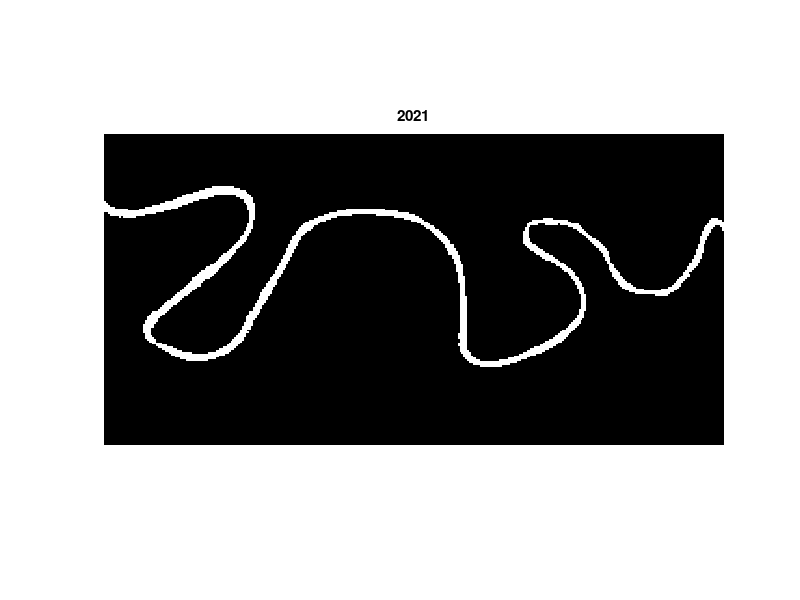

Reproduce this figure in MATLAB. (Note: this script raises an error after producing the figure.)
%% rivmapcuiaba_menorMAP Demo - This demo is a walkthrough demonstrating many of the
% functions included in the rivmapcuiaba_menorMAP toolbox. The demo is best experienced by
% running blocks of code at a time by highlighting the lines to run and
% either pressing F9 or right-clicking and choosing "Evaluate Selection."
% A supplemental .docx file is also provided to show results and provide
% further explanation. Cell numbering in this script corresonds to
% numbering in that document.

%% 1 - Load data
% Load the data to analyze - The data are from the middle of R6. See the 
% reach in Google Earth Engine: https://earthengine.google.com/timelapse/#v=-9.5,-74.13468,9.148,latLng&t=2.73
% Specifically, a bounding box was drawn in R6 with the following limits:
% xl = [706 2050];
% yl = [1715 3537];
% The entire R6 box is not provided in this demo. You must change the path
% to the rivmapcuiaba_menorMAP folder you downloaded.
rivmapcuiaba_menorMAP_path = 'C:\Users\renan\Unifesp\Iniciação Científica\ESTIMATIVA DA CONCENTRAÇÃO DE SEDIMENTOS EM SUSPENSÃO NA BACIA HIDROGRÁFICA DO RIO TAQUARIMS\rivmap_pantanal\pantanal';
cd(rivmapcuiaba_menorMAP_path)

load('rivmapcuiaba_menor.mat')

% Clear the workspace
close all; clearvars -except rivmapcuiaba_menor; clc;

% Turn off image size plotting warning
warning('off','images:initSize:adjustingMag');

% Data are stored in a structure called 'rivmapcuiaba_menor.' There are currently two
% substructures in rivmapcuiaba_menor: 'meta' and 'im.' meta contains the year, exit
% sides, and nominal channel width of the channel. Run the following lines
% to see what these values are for 1984.
disp(['Exit sides are ',num2str(rivmapcuiaba_menor(1).meta.exit_sides),'.']);
disp(['Year is ',num2str(rivmapcuiaba_menor(1).meta.year),'.']);
disp(['Nominal channel width is ',num2str(rivmapcuiaba_menor(1).meta.Wn),'.']);

% In the 'im' substructure, there are two binary channel masks: 'hc'
% (hydraulically-connected) and 'st' (single-thread). The 'st' images were
% created from the 'hc' images by removing secondary channels.

%% 2. Plot channel masks

% Let's look at the 32 years of hydraulically-connected channel mask stored
% in the 'im.hc' substructure.
close all
for i = 1:numel(rivmapcuiaba_menor)
    I = rivmapcuiaba_menor(i).im.st;
    imshow(I)
    title(rivmapcuiaba_menor(i).meta.year)
    pause(0.1)
end

%% 3. Analyze one year of planform characteristics

% Now we will walk through one year of planform analysis
i = 1; % We will analyze the first element in the structure (can change i if you want to analyze a different year)
plotornot = 1; % We want to plot our results

% Load the variables we need from the rivmapcuiaba_menor structure
Wn = rivmapcuiaba_menor(i).meta.Wn; % nominal width
Ist = rivmapcuiaba_menor(i).im.st; % single-thread channel mask
Ihc = rivmapcuiaba_menor(i).im.hc; % hydraulically-connected channel mask
es = rivmapcuiaba_menor(i).meta.exit_sides; % exit sides

%% 3a. Compute the centerline
close all
[cl, Icl] = centerline_from_mask(Ist,es,Wn,plotornot);

%% 3b. Compute the banklines
close all
banks = banklines_from_mask(Ist, es, plotornot);

%% 3c. Along-channel widths

% Channel width at each pixel from banklines
Wbl = width_from_banklines(cl, banks{1}, banks{2}, Wn);

Wavg = mean(Wbl(isnan(Wbl)==0)); % average of pixel-wise widths - note that it doesn't quite agree with our nominal channel width (Wn), but this is fine since Wn is just used to parameterize buffer boxes

% Channel width from mask at specified spacing
spacing = Wn/2;
[Wm, SWm] = width_from_mask(Ist, cl, spacing);

% Let's plot the two width methods to see how they compare
% First, we need to compute the streamwise distance along the centerline
S = [0; cumsum(sqrt(diff(cl(:,1)).^2+diff(cl(:,2)).^2))];

% Now plot both widths
close all
plot(S,Wbl); hold on
plot(SWm,Wm,'r');
xlabel('streamwise distance, pixels'); ylabel('width, pixels')
legend('W_c_l','W_m_a_s_k')

%% 3d. Angles and curvatures

% Now we will compute channel direction (angles) and curvatures of the
% centerline. We will first smooth the centerline.
cls = savfilt(cl,Wn);

% Channel directions
A = angles(cls);

% Centerline curvatures
C = curvatures(cls);

% Plot angles and curvatures
close all;
subplot(2,1,1)
plot(S,A);
xlabel('streamwise distance, pixels'); ylabel('channel direction, radians')
subplot(2,1,2)
plot(S,C,'r');
ylim([-0.2 0.2])
xlabel('streamwise distance, pixels'); ylabel('curvature, pixels^-^1')

% Two things of note: (1) Curvature is quite noisy. This is typical when
% estimating second-derivmapcuiaba_menorative quantities. For smoother curvatures, the
% centerline could be smoothed mulitple times and/or with a larger window.
% (2) The ends of both signals are somewhat noisy--this is an artifact of
% how the savfilt smoother handles end cases. 

%% 3e. Reach-averaged widths

% Finally, we can compute the average width for the entire reach
Wra = sum(sum(Ist))/S(end);

% This value agrees fairly well with the average of widths computed on a
% pixel-wise basis:
Wra
Wavg

%% 4. Process all years
% If you want to skip this processing, you can load in the variable
% 'rivmapcuiaba_menor_processed' contained in the rivmapcuiaba_menorMAP demo folder.
plotornot = 0; % Don't plot
for i = 1:numel(rivmapcuiaba_menor)
    
    % Load variables
    Wn = rivmapcuiaba_menor(i).meta.Wn;
    I = rivmapcuiaba_menor(i).im.st;
    es = rivmapcuiaba_menor(i).meta.exit_sides;

    % Centerline
    [cl, Icl] = centerline_from_mask(I,es,Wn,plotornot);
    cls = savfilt(cl,Wn);

    % Banklines
    banks = banklines_from_mask(I, rivmapcuiaba_menor(i).meta.exit_sides, plotornot);
    lb = banks{1}; 
    rb = banks{2};
    
    % Smooth banklines
    lbs = savfilt(lb,round(1.5*Wn));
    rbs = savfilt(rb,round(1.5*Wn));

    % Channel width
    W = width_from_banklines(cl, lb, rb, Wn);
    Wavg = mean(W(isnan(W)==0)); % average of nodewise widths

    % Distance between nodes (along-stream distance)
    S = [0; cumsum(sqrt(diff(cl(:,1)).^2+diff(cl(:,2)).^2))];

    % Channel directions
    A = angles(cls);

    % Centerline curvatures
    C = curvatures(cls);

    % Reach average width
    Wra = sum(sum(I))/S(end);

    % Save variables - we create a new substructure called 'vec' to store
    % vector-based variables
    rivmapcuiaba_menor(i).vec.cl = cl;
    rivmapcuiaba_menor(i).vec.cls = cls;
    rivmapcuiaba_menor(i).vec.lb = lb;
    rivmapcuiaba_menor(i).vec.lbs = lbs;
    rivmapcuiaba_menor(i).vec.rb = rb;
    rivmapcuiaba_menor(i).vec.rbs = rbs;

    rivmapcuiaba_menor(i).vec.W = W;
    rivmapcuiaba_menor(i).vec.Wavg = Wavg; % Average of pointwise widths
    rivmapcuiaba_menor(i).vec.Wra = Wra; % Reach average width
    rivmapcuiaba_menor(i).vec.S = S;
    rivmapcuiaba_menor(i).vec.A = A;
    rivmapcuiaba_menor(i).vec.C = C;
    rivmapcuiaba_menor(i).vec.cl_len = S(end); % Total centerline length

    rivmapcuiaba_menor(i).im.cl = Icl; % Store the image of the centerline also

    disp(['Year ',num2str(i),'/',num2str(numel(rivmapcuiaba_menor)),' is finished.'])
end
save('rivmapcuiaba_menor','rivmapcuiaba_menor')

%% 5. Plot all years
close all
for i = 1:numel(rivmapcuiaba_menor)
    imshow(rivmapcuiaba_menor(i).im.st); hold on
    plot(rivmapcuiaba_menor(i).vec.cls(:,1),rivmapcuiaba_menor(i).vec.cls(:,2),'b','linewidth',1.5);
    plot(rivmapcuiaba_menor(i).vec.lb(:,1),rivmapcuiaba_menor(i).vec.lb(:,2),'m','linewidth',1.5)
    plot(rivmapcuiaba_menor(i).vec.rb(:,1),rivmapcuiaba_menor(i).vec.rb(:,2),'m','linewidth',1.5)
    title(rivmapcuiaba_menor(i).meta.year)
    pause(0.2)
end

% Note that if you want to plot banklines, centerlines without plotting on
% top of an image, you need to multiply the y-coordinates by -1. This is
% because the origin for images is at the top-left of the image, while for
% ordinary plotting the origin is at the bottom-left. E.g.

% close all
% plot(rivmapcuiaba_menor(1).vec.cls(:,1),-rivmapcuiaba_menor(1).vec.cls(:,2),'b','linewidth',1.5); axis equal; hold on
% plot(rivmapcuiaba_menor(1).vec.lb(:,1),-rivmapcuiaba_menor(1).vec.lb(:,2),'m','linewidth',1.5)
% plot(rivmapcuiaba_menor(1).vec.rb(:,1),-rivmapcuiaba_menor(1).vec.rb(:,2),'m','linewidth',1.5)


%% 6. Compute migrations

% Compute changes in time (migrations, erosions, accrections, cutoffs).
% Results related to migration are stored in a new substructure called
% 'mig.' This substructure contains two sub-substructures: (1) 'cl' is used
% to store results related to centerline migrations, and (2) 'mask' stores
% results from mask differencing (erosion/accretion).
for i = 1:numel(rivmapcuiaba_menor)-1 %
    
    % Find index of next time step (for cases where data is missing from a
    % year)
    for jj = (i+1):numel(rivmapcuiaba_menor)
        if isempty(rivmapcuiaba_menor(jj).vec) == 0
            i2 = jj;
            break
        end
    end
    
    % Compute centerline migration areas and find cutoffs
    cl1 = rivmapcuiaba_menor(i).vec.cls; % We are using the smooth centerlines but can also use unsmoothed
    cl2 = rivmapcuiaba_menor(i2).vec.cls;
    es1 = rivmapcuiaba_menor(i).meta.exit_sides;
    es2 = rivmapcuiaba_menor(i2).meta.exit_sides;
    sizeI = size(rivmapcuiaba_menor(i).im.cl);
    [Imig,Icutsall,cutidcs,cutarea,cutlen,chutelen] = migration_cl(cl1, cl2, es1, es2, Wn, sizeI);
    % Compute erosion/accretion areas and associated cutoffs
    I1 = rivmapcuiaba_menor(i).im.st;
    I2 = rivmapcuiaba_menor(i2).im.st;
    [Ie,Ia,Inc,Icutsm] = migration_mask(I1,I2,Wn);
    
    % Store results
    rivmapcuiaba_menor(i).mig.cl.Imig = Imig;
    rivmapcuiaba_menor(i).mig.cl.Icuts = Icutsall;
    rivmapcuiaba_menor(i).mig.cl.cutidcs = cutidcs;
    rivmapcuiaba_menor(i).mig.cl.cutareas = cutarea;
    rivmapcuiaba_menor(i).mig.cl.cutlen = cutlen;
    rivmapcuiaba_menor(i).mig.cl.chutelen = chutelen;

    
    rivmapcuiaba_menor(i).mig.mask.Ie = Ie;
    rivmapcuiaba_menor(i).mig.mask.Ia = Ia;
    rivmapcuiaba_menor(i).mig.mask.Inc = Inc;
    rivmapcuiaba_menor(i).mig.mask.Icuts = Icutsm;
    
    disp(['Year ',num2str(i),'/',num2str(numel(rivmapcuiaba_menor)-1),' is finished.'])
end
save('rivmapcuiaba_menor','rivmapcuiaba_menor')

%% 7. Plot migration maps

% At this point, we have computed all the planform changes supported by 
% rivmapcuiaba_menorMAP. Now we will look at some results.

% First, let's look at the total migrated area across all times. We will
% initialize a blank image, loop through all the migrated images and mark
% each migrated pixel as true (1) in the blank image.
Imig = false(size(rivmapcuiaba_menor(1).im.st)); % initialize image
Ie = false(size(rivmapcuiaba_menor(1).im.st)); % initialize image
Ia = false(size(rivmapcuiaba_menor(1).im.st)); % initialize image
Icuts = false(size(rivmapcuiaba_menor(1).im.st)); % initialize image
for i = 1:numel(rivmapcuiaba_menor)-1
    Imig(rivmapcuiaba_menor(i).mig.cl.Imig) = true;
    Ie(rivmapcuiaba_menor(i).mig.mask.Ie) = true;
    Ia(rivmapcuiaba_menor(i).mig.mask.Ia) = true;
    Icuts(rivmapcuiaba_menor(i).mig.cl.Icuts) = true;
    yrs(i) = rivmapcuiaba_menor(i).meta.year;
end

% Centerline migrated area map
close all
subplot(1,3,1)
subimage(Imig)
title('Migrated area (cl)','fontsize',16)

% We can also plot the areas colored as a function of time
Imigc = zeros(size(rivmapcuiaba_menor(1).im.st)); % initialize image (use zeros instead of false so that we can store non-binary numbers)
for i = 1:numel(rivmapcuiaba_menor)-1
    Imigc(rivmapcuiaba_menor(i).mig.cl.Imig) = i;
    yrs(i) = rivmapcuiaba_menor(i).meta.year;
end
subplot(1,3,2)
cmap = colormap(parula(numel(rivmapcuiaba_menor)));
subimage(Imigc, cmap);
cb = colorbar;
ytix = [2:5:30]/(numel(rivmapcuiaba_menor)-1);
ytixl = yrs(2:5:30);
set(cb,'ytick',ytix,'yticklabel',ytixl)
title('Migrated area, colored by year','fontsize',16)

% Erosion/accretion map
subplot(1,3,3)
Iaeplot = imfuse(Ie,Ia);
subimage(Iaeplot)
title('Erosion (green) and accretion (magenta)','fontsize',16)
set(gcf, 'Position', get(0,'Screensize')-[-45 -30 120 120]); % Maximize figure size

%% 8. Plot cutoffs
close all
subplot(1,3,1);
subimage(Icuts) % It appears that five cutoffs have occurred
title('Binary map of cutoffs','fontsize',16)

% Let's plot the cutoffs again, but color them according to year
Icutc = zeros(size(rivmapcuiaba_menor(1).im.st)); % initialize image (use zeros instead of false so that we can store non-binary numbers)
for i = 1:numel(rivmapcuiaba_menor)-1
    Icutc(rivmapcuiaba_menor(i).mig.cl.Icuts) = i;
    yrs(i) = rivmapcuiaba_menor(i).meta.year;
end
subplot(1,3,2);
subimage(Icutc,cmap)
cb = colorbar;
ytix = [2:5:30]/(numel(rivmapcuiaba_menor)-1);
ytixl = yrs(2:5:30);
set(cb,'ytick',ytix,'yticklabel',ytixl)
title('Migrated area, colored by year','fontsize',16)
title('Cutoffs colored by year','fontsize',16)

% Now it appears there were six cutoffs. Let's plot cutoff areas in time to
% make sure.
for i = 1:numel(rivmapcuiaba_menor)-1
    n = numel(rivmapcuiaba_menor(i).mig.cl.cutareas);
    if n > 0
        cutareas(i,:) = rivmapcuiaba_menor(i).mig.cl.cutareas;
    end    
end
subplot(1,3,3)
b1 = bar(yrs,cutareas*900/10^6);
b1.FaceColor = 'b';
xlim([1983 2015])
ylabel('Cutoff area, km^2')
title('Cutoff areas through time')
set(gca,'fontsize',16)
set(gcf, 'Position', get(0,'Screensize')-[-45 -30 120 120]); % Maximize figure size
% Now we see there were seven total cutoffs.


%% 9. Annual reachwide migration rates

% Let's start by computing the average migration rate for the entire reach
% across all time. Average migration rate is computed as the migrated area
% divided by the centerline length--we have both stored in our rivmapcuiaba_menor 
% structure.
for i = 1:numel(rivmapcuiaba_menor)-1
    MAcl(i) = sum(sum(rivmapcuiaba_menor(i).mig.cl.Imig));
    MAe(i) = sum(sum(rivmapcuiaba_menor(i).mig.mask.Ie));
    MAa(i) = sum(sum(rivmapcuiaba_menor(i).mig.mask.Ia));
    len(i) = rivmapcuiaba_menor(i).vec.cl_len;
end
Mrcl = MAcl./len;
Mre = MAe./len;
Mra = MAa./len;

%% 9a. Reachwide migration through time
close all
plot(yrs,Mrcl*30,'r'); hold on
plot(yrs,Mre*30,'b');
legend('CL','Erosion','Accretion','location','best')
ylabel('Reach average migration rate, m/yr')
xlim([1984 2015])
set(gca,'fontsize',16)

%% 9b. Spatial variation of migration rates

% We can also see how migration rates change spatially by defining a
% meander-belt centerline and averaging migrations through time along this
% centerline. 

% The rivmapcuiaba_menorMAP function spatial_migration will compute a meander belt that
% encompasses all the migrated area, as well as a centerline of the meander
% belt. It returns the average migration rate along the meander belt
% centerline. We need to feed it a binary image of all channel positions
% along with the image of all migrations over the time period, and a cell
% containing all the centerline images.
clear Icp Icl Imig Ie Ia
for i = 1:numel(rivmapcuiaba_menor)
    Icp{i} = rivmapcuiaba_menor(i).im.st;
    Icl{i} = rivmapcuiaba_menor(i).im.cl;
end
for i = 1:numel(rivmapcuiaba_menor)-1
   Imig{i} = rivmapcuiaba_menor(i).mig.cl.Imig;
   Ie{i} = rivmapcuiaba_menor(i).mig.mask.Ie;
   Ia{i} = rivmapcuiaba_menor(i).mig.mask.Ia;
end

Wn = rivmapcuiaba_menor(1).meta.Wn;
es = rivmapcuiaba_menor(1).meta.exit_sides;
spacing = 2.1*Wn; % we'll compute migration rates every two channel widths
plotornot = 0;

% Populate our input cell for analyzing with spatial changes
Ianalyze{1} = Imig;
Ianalyze{2} = Ie;
Ianalyze{3} = Ia;

% Now we will call spatial_changes.
[Iout, Achan, cllen, belt] = spatial_changes(Icp, Icl, Ianalyze, spacing, Wn, es, plotornot);
% Unpack the results
Acl = Iout{1};
AE = Iout{2};
AA = Iout{3};
% To compute annual average migration rates, we divide Atot by lenavg, then 
% divide by the total number of elapsed years. Multiply by 30 to convert
% from pixels to meters.
nyrs = numel(rivmapcuiaba_menor)-1; % number of years of migrated area in the Imig image

% The variable 'belt' contains the info we need to reconstruct the meander
% belt boundaries and buffer polygons. Let's see what the segments look 
% like.
% First, make an image of all channel positions through time
Icp_all = false(size(Icp{1}));
Imig_all = Icp_all;
for i = 1:numel(Imig)
    Icp_all(Icp{i}) = true;
    Imig_all(Imig{i}) = true;
end
% Now plot the buffer polygons
close all
subplot(1,3,1)
subimage(Icp_all); hold on
plot(belt.lb(:,1),belt.lb(:,2),'m');
plot(belt.rb(:,1),belt.rb(:,2),'m');
for i = 1:length(belt.cl)
    plot([belt.lb(i,1) belt.cl(i,1) belt.rb(i,1)],[belt.lb(i,2) belt.cl(i,2) belt.rb(i,2)],'m')
end
xlim([0 size(Icp_all,2)])
ylim([0 size(Icp_all,1)])
title('Meander belt and segments','fontsize',16)

% Let's plot the results
subplot(1,3,2)
subimage(Imig_all); hold on
plot(belt.cl(:,1),belt.cl(:,2),'r.','markersize',8)
for i = 1:length(belt.cl)
    text(belt.cl(i,1)+5,belt.cl(i,2)+5,num2str(i),'color','r')
end
title('Meander belt centerline nodes','fontsize',16)

% Now plot the along-channel migration rates
M = sum(Acl./cllen,1)/nyrs*30;

subplot(1,3,3)
plot(M,1:numel(M),'k')
ylim([0 numel(M)])
ylabel('Along-stream distance in widths')
xlabel('Average annual migration rate, m/yr')
set(gca,'fontsize',14)
title('Spatial variation in migration rate','fontsize',16)
set(gcf, 'Position', get(0,'Screensize')-[-45 -30 120 120]); % Maximize figure size

%% 9c. Erosion and accretion rates

% We can also look at how erosion and accretion change in tandem
close all
subplot(3,1,1)
MAe = sum(AE./cllen,1)*30; % Conversion to m from pixels
MAa = sum(AA./cllen,1)*30;
plot(yrs,MAe,'k'); hold on 
plot(yrs,MAa,'r');
ylabel('Rate, m/yr')
axis tight
legend('Erosion','Accretion','location','best');
set(gca,'fontsize',14)
title('Erosion and accretion rates','fontsize',16)
xlim([1984 2014])

% We can see the erosion/accretion balance better by looking at their
% cumulative values for the reach
subplot(3,1,2)
plot(yrs,cumsum(MAe)*900/10^6,'k'); hold on % Converted to km^2
plot(yrs,cumsum(MAa)*900/10^6,'r')
legend('Erosion','Accretion','location','best')
ylabel('Cumulative area, km^2')
set(gca,'fontsize',14)
title('Cumulative erosion and accretion','fontsize',16)
xlim([1984 2014])

% Over this time period, nearly 100 km^2 more of erosion occurred than
% accretion. This indicates channel widening from 1996 onward, so we should
% see this if we plot average channel width. We will also plot the
% difference between the cumulative sums of erosion and accrection.
for i = 1:numel(rivmapcuiaba_menor)
    Wr_avg(i) = rivmapcuiaba_menor(i).vec.Wavg;
end
subplot(3,1,3)
[hAx,hLine1,hLine2] = plotyy(yrs,Wr_avg(1:31),yrs,(cumsum(MAe)-cumsum(MAa))*900/10^6);
hLine2.LineStyle = ':';
hLine2.LineWidth = 2;
hLine1.Color = 'k';
hLine2.Color = 'b';
hAx(1).YColor = 'k';
hAx(2).YColor = 'b';
set(hAx,'fontsize',14);
ylabel(hAx(2),'Cumulative(E) - Cumulative(A), km^2') % right y-axis
ylabel(hAx(1),'Average width, pixels') % left y-axis
ylim(hAx(2),[-10 25])
ylim(hAx(1),[18 30])
xlim([1984 2014])
leg = legend('Width','E-A','location','best');
set(leg,'fontsize',16)
title('Width and net erosion/accretion','fontsize',16)
set(gcf, 'Position', [46    31   729   960]); 

%% 10. Spacetime maps
% Make an image of areas computed by spatial_changes. The x-axis will be
% year; the y-axis will be the jth buffer polygon. We can compute the
% along-centerline distance of each buffer polygon from the belt structure
% and re-label the y-axis with along-stream distance.
close all
subplot(1,2,1)
map1 = bone(1500);
h = subimage(Achan./cllen*30,map1);
caxis([500 1500])
S = belt.Smid*30/1000;
xtixl = 1985:5:2014;
xtix = xtixl-min(xtixl)+1;
caxis([300 1000])
set(gca,'YDir','normal','xtick',xtix,'xticklabel',xtixl,'yticklabel',S)
ylabel('distance along belt centerline , km')
title('width, m')
set(gca,'fontsize',14)

subplot(1,2,2)
map2 = parula(30);
h = subimage(Acl./Achan*100,map2);
set(gca,'YDir','normal','xtick',xtix,'xticklabel',xtixl,'yticklabel',S)
ylabel('distance along belt centerline , km')
title('centerline migration rate normalized by channel area, %/yr')

set(gcf, 'Position', get(0,'Screensize')-[-45 -30 120 120]); % Maximize figure size
set(gca,'fontsize',14)

%% 11. Planform changes for a portion of the reach
% If we are interested in only a smaller sub-reach within our larger reach,
% we can define a bounding box around the sub-reach and perform the
% analysis only within this box.

% We will focus on the downstream portion of the reach.
xl = [150 600];
yl = [14 560];
I = rivmapcuiaba_menor(1).im.st;
Imask = false(size(I));
Imask(yl(1):yl(2),xl(1):xl(2)) = true;
Icrop = I & Imask;
% close all
% imshowpair(I,Icrop)
% title('White indicates sub-reach of interest')

% We can use the migrated images we've already stored. We just need to
% recompute the centerline length for the subreach so we can calculate
% migration rates. We will use the rivmapcuiaba_menor.im.cl image we already computed to
% find the subreach centerline length.
clear MAcl MAe MAa
for i = 1:numel(rivmapcuiaba_menor)-1
    % First find the subreach centerline length
    Icl = rivmapcuiaba_menor(i).im.cl; % load the centerline image
    Icl(~Imask) = false; % mask the centerline image
    E = find(bwmorph(Icl,'endpoints')); % find endpoints of the centerline
    D = bwdistgeodesic(Icl,E(1),'quasi'); % compute euclidean distances along centerline from endpoint
    subreach_len(i) = max(max(D)); % centerline length is max of distances (other endpoint)
    
    % Now find migration areas within the subreach
    Imig2 = rivmapcuiaba_menor(i).mig.cl.Imig;
    Ie = rivmapcuiaba_menor(i).mig.mask.Ie;
    Ia = rivmapcuiaba_menor(i).mig.mask.Ia;
    MAcl(i) = sum(sum(Imig2(Imask)));
    MAe(i) = sum(sum(Ie(Imask)));
    MAa(i) = sum(sum(Ia(Imask))); 
end
Mrcl_sr = MAcl./subreach_len; % centerline migration rate
Mre_sr = MAe./subreach_len; % erosion rate
Mra_sr = MAa./subreach_len; % accretion rate

close all
subplot(3,1,1)
plot(yrs,Mrcl,'r'); hold on
plot(yrs,Mrcl_sr,'k');
xlim([1984 2015])
ylabel('Migration rate (CL), m/yr','fontsize',16)
leg = legend('Sub-reach','Entire reach','location','best');
set(leg,'fontsize',16)
set(gca,'fontsize',14)
title('Migration rate for sub-reach and entire reach')

% From 2005-2010, the sub-reach experienced significantly larger migration
% rates than the entire reach. Could this be due to a cutoff upstream of
% the reach? From our cutoffs-in-time plot, we saw there was a cutoff in
% 2004. Let's see if it was close to our sub-reach.
idx = find(yrs==2004);
Icut2004 = (rivmapcuiaba_menor(idx).mig.cl.Icuts);
I = rivmapcuiaba_menor(idx).im.st;
Isubreach = I & Imask;
I2004 = zeros(size(I));
I2004(I) = 1;
I2004(Isubreach) = 2;
I2004(Icut2004) = 3;
subplot(3,1,[2 3])
imshow(I2004)
cmap = [0 0 0; 1 1 1; 1 0 0; 0 0 1];
colormap(cmap)
caxis([0 3])
title('2004: Red = subreach, Blue = cutoff','fontsize',16)
set(gcf, 'Position', get(0,'Screensize')-[-45 -30 120 120]); % Maximize figure size

% The cutoff in 2004 was directly upstream of our subreach. It is possible
% that this cutoff induced the accelerated migration rates within the
% subreach that we observed from 2005-2010.

%% 12. Combining georeferenced images
% Load in the a separate dataset that contains imagery from four large
% boxes of the Ucayali rivmapcuiaba_menorer
load('rivmapcuiaba_menor_georeffed')
clear I G
% We need to create two cell variables: one contains each of the images we
% want to combine, and one contains the images' georeferencing info.
for i = 1:4
    if i == 1
        I{i} = rivmapcuiaba_menor3.im.st;
        G{i} = rivmapcuiaba_menor3.meta.georef;
    elseif i == 2
        I{i} = rivmapcuiaba_menor4.im.st;
        G{i} = rivmapcuiaba_menor4.meta.georef;
    elseif i == 3
        I{i} = rivmapcuiaba_menor5.im.st;
        G{i} = rivmapcuiaba_menor5.meta.georef;
    elseif i == 4
        I{i} = rivmapcuiaba_menor6.im.st;
        G{i} = rivmapcuiaba_menor6.meta.georef;
    end
end
% Stitch them together
[Im_out,Georef_out] = combine_georeffed_images(I,G);

% Plot the individual images and their stitched versions
close all
figure;
title('Channel mask images')
subplot(2,3,1)
subimage(I{1})
title('R3')
subplot(2,3,2)
subimage(I{2})
title('R4')
subplot(2,3,4)
subimage(I{3})
title('R5')
subplot(2,3,5)
subimage(I{4})
title('R6')
subplot(2,3,[3 6])
subimage(Im_out)
title('All')

% We can also combine centerlines in vector format using
% combine_georeffed_images
clear I G
for i = 1:4
    if i == 1
        I{i} = rivmapcuiaba_menor3.vec.cls;
        G{i} = rivmapcuiaba_menor3.meta.georef;
    elseif i == 2
        I{i} = rivmapcuiaba_menor4.vec.cls;
        G{i} = rivmapcuiaba_menor4.meta.georef;
    elseif i == 3
        I{i} = rivmapcuiaba_menor5.vec.cls;
        G{i} = rivmapcuiaba_menor5.meta.georef;
    elseif i == 4
        I{i} = rivmapcuiaba_menor6.vec.cls;
        G{i} = rivmapcuiaba_menor6.meta.georef;
    end
end
[cl_out,Georef_out] = combine_georeffed_images(I,G);
figure
title('Centerlines')
subplot(2,3,1)
plot(I{1}(:,1),-I{1}(:,2),'b'); axis equal;
title('R3')
subplot(2,3,2)
plot(I{2}(:,1),-I{2}(:,2),'b'); axis equal;
title('R4')
subplot(2,3,4)
plot(I{3}(:,1),-I{3}(:,2),'b'); axis equal;
title('R5')
subplot(2,3,5)
plot(I{4}(:,1),-I{4}(:,2),'b'); axis equal;
title('R6')
subplot(2,3,[3 6])
plot(cl_out(:,1),-cl_out(:,2),'b'); axis equal;
title('All')

